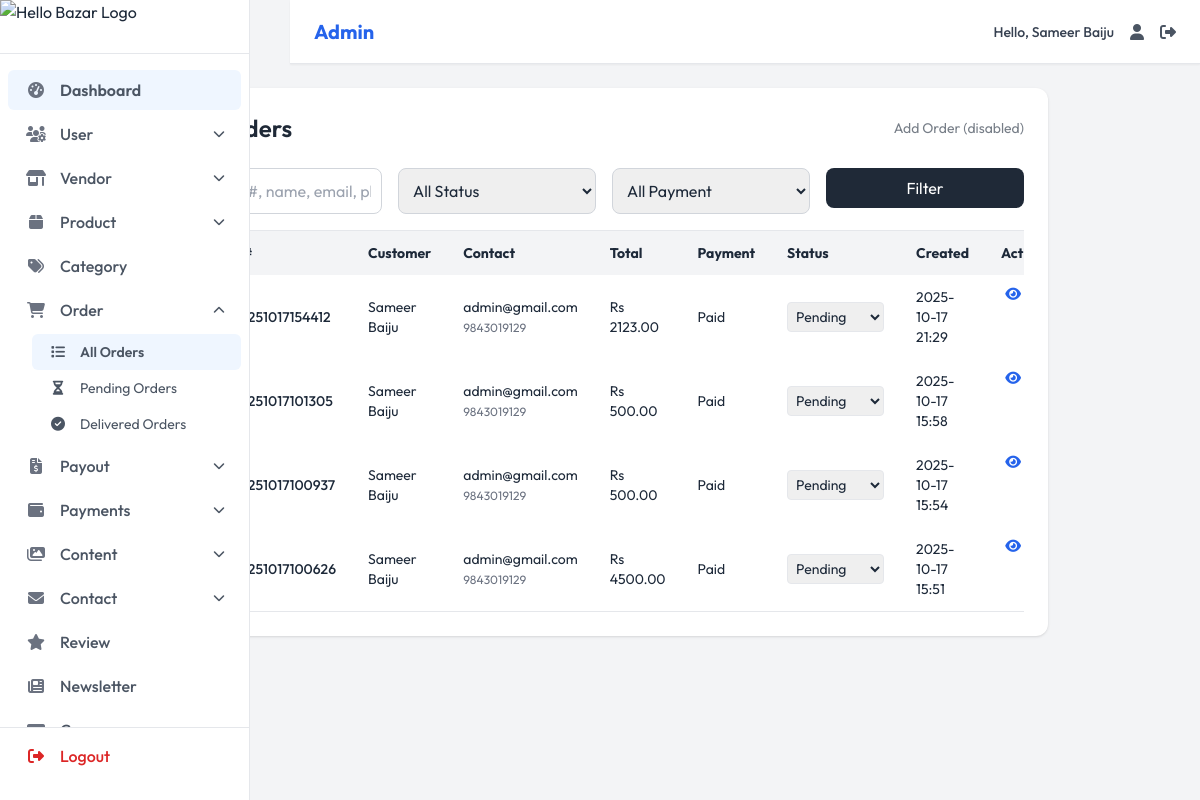
The page /admin-dashboard/orders/ (signed in) on the database as committed earlier.
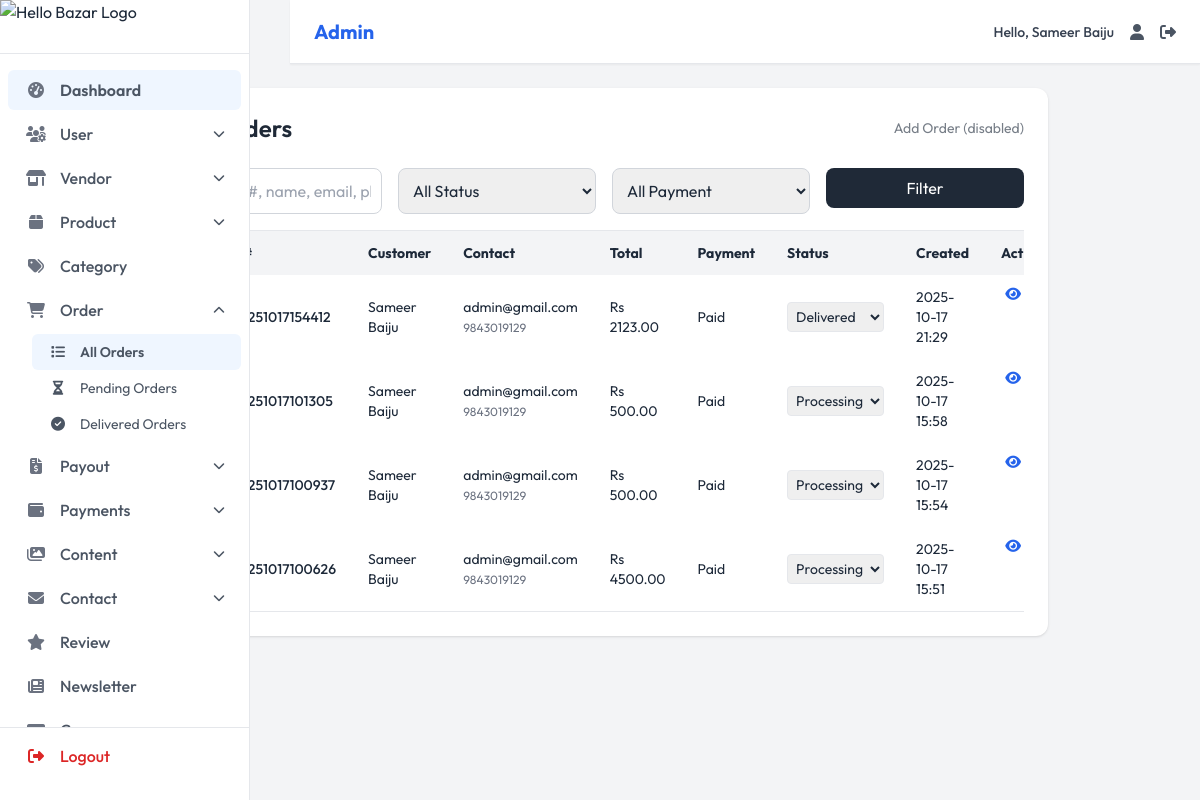
The same page on the database as committed later.
### dashboard/models.py (models this page shows, shortened)
class Order(models.Model):
    STATUS_CHOICES = [
        ('pending', 'Pending'),
        ('processing', 'Processing'),
        ('shipped', 'Shipped'),
        ('delivered', 'Delivered'),
        ('cancelled', 'Cancelled'),
        ('refunded', 'Refunded'),
    ]
    PAYMENT_CHOICES = [
        ('cod', 'Cash on Delivery'),
        ('esewa', 'eSewa'),
        ('khalti', 'Khalti'),
        ('imepay', 'IME Pay'),
        ('connectips', 'ConnectIPS'),
    ]
    PAYMENT_STATUS_CHOICES = [
        ('unpaid', 'Unpaid'),
        ('paid', 'Paid'),
        ('failed', 'Failed'),
        ('refunded', 'Refunded'),
    ]
    order_number = models.CharField(max_length=20, unique=True, editable=False)
    user = models.ForeignKey(User, on_delete=models.SET_NULL, null=True, blank=True)
    full_name = models.CharField(max_length=200)
    phone = models.CharField(max_length=15)
    email = models.EmailField()
    address = models.TextField()
    city = models.CharField(max_length=100)
    PROVINCE_CHOICES = [
        ('province1', 'Koshi Province'),
        ('madhesh', 'Madhesh Province'),
        ('bagmati', 'Bagmati Province'),
        ('gandaki', 'Gandaki Province'),
        ('lumbini', 'Lumbini Province'),
        ('karnali', 'Karnali Province'),
        ('sudurpashchim', 'Sudurpashchim Province'),
    ]
    province = models.CharField(max_length=20, choices=PROVINCE_CHOICES)
    postal_code = models.CharField(max_length=10, blank=True)
    subtotal = models.DecimalField(max_digits=10, decimal_places=2)
    shipping_cost = models.DecimalField(max_digits=10, decimal_places=2, default=0)
    discount = models.DecimalField(max_digits=10, decimal_places=2, default=0)
    tax = models.DecimalField(max_digits=10, decimal_places=2, default=0)
    total = models.DecimalField(max_digits=10, decimal_places=2)
    payment_method = models.CharField(max_length=20, choices=PAYMENT_CHOICES)
    payment_status = models.CharField(max_length=20, choices=PAYMENT_STATUS_CHOICES, default='unpaid')
    transaction_id = models.CharField(max_length=100, blank=True)
    coupon = models.ForeignKey('Coupon', on_delete=models.SET_NULL, null=True, blank=True)
    status = models.CharField(max_length=20, choices=STATUS_CHOICES, default='pending')
    notes = models.TextField(blank=True, help_text='Customer notes')
    admin_notes = models.TextField(blank=True, help_text='Internal admin notes')
    created_at = models.DateTimeField(auto_now_add=True)
    updated_at = models.DateTimeField(auto_now=True)
    delivered_at = models.DateTimeField(null=True, blank=True)

### dashboard/views.py (the view)
    @login_required
    def wrapper(request, *args, **kwargs):
        if not hasattr(request.user, 'role') or not request.user.role.is_admin():
            return redirect('home')
        return view_func(request, *args, **kwargs)

### templates/dashboard/pages/order/orders_list.html (shortened to what this page needs)
{% extends 'dashboard/components/base.html' %}
{% load static %}
{% block content %}
<div class="bg-white rounded-xl shadow p-6">
  <div class="flex justify-between items-center mb-6">
    <h1 class="text-2xl font-semibold text-gray-800"> Orders</h1>
    <a href="#" class="opacity-60 cursor-not-allowed text-sm">Add Order (disabled)</a>
  </div>
  <form method="get" class="mb-4 grid grid-cols-1 md:grid-cols-4 gap-4">
    <input type="text" name="search" value="{{ request.GET.search }}" placeholder="Search #, name, email, phone" class="border border-gray-300 rounded-lg p-2.5" />
    <select name="status" class="border border-gray-300 rounded-lg p-2.5">
      <option value="">All Status</option>
    </select>
    <select name="payment_status" class="border border-gray-300 rounded-lg p-2.5">
      <option value="">All Payment</option>
    </select>
    <div>
      <button class="bg-gray-800 text-white px-4 py-2 rounded-lg w-full">Filter</button>
    </div>
  </form>
  <div class="overflow-x-auto">
    <table class="w-full border border-gray-200 rounded-lg text-sm">
      <thead class="bg-gray-100">
        <tr>
          <th class="px-4 py-3 text-left">Order #</th>
          <th class="px-4 py-3 text-left">Customer</th>
          <th class="px-4 py-3 text-left">Contact</th>
          <th class="px-4 py-3 text-left">Total</th>
          <th class="px-4 py-3 text-left">Payment</th>
          <th class="px-4 py-3 text-left">Status</th>
          <th class="px-4 py-3 text-left">Created</th>
          <th class="px-4 py-3 text-center">Actions</th>
        </tr>
      </thead>
      <tbody>
        {% for order in orders %}
        <tr class="hover:bg-gray-50">
          <td class="px-4 py-3 font-medium">{{ order.order_number }}</td>
          <td class="px-4 py-3">{{ order.full_name }}</td>
          <td class="px-4 py-3">
            {{ order.email }}<br>
            <span class="text-xs text-gray-500">{{ order.phone }}</span>
          </td>
          <td class="px-4 py-3">Rs {{ order.total }}</td>
          <td class="px-4 py-3">
            {% for value, label in order_model.PAYMENT_STATUS_CHOICES %}
              {% if order.payment_status == value %}
                {{ label }}
              {% endif %}
            {% endfor %}
          </td>
          <td class="px-4 py-3">
            <select class="status-select border rounded p-1" data-id="{{ order.order_number }}">
              {% for value,label in order_model.STATUS_CHOICES %}
                <option value="{{ value }}" {% if order.status == value %}selected{% endif %}>{{ label }}</option>
              {% endfor %}
            </select>
          </td>
          <td class="px-4 py-3">{{ order.created_at|date:"Y-m-d H:i" }}</td>
          <td class="px-4 py-3 text-center flex justify-center gap-3">
            <button
              class="view-items-btn flex items-center gap-2 text-blue-600 hover:text-blue-800 font-medium"
              data-id="{{ order.order_number }}"
              title="View Items"
            >
              <i class="fa-solid fa-eye"></i>
            </button>
          </td>
        </tr>
        {% empty %}
        <tr>
          <td colspan="8" class="text-center text-gray-500 py-6">No orders found.</td>
        </tr>
        {% endfor %}
      </tbody>
    </table>
  </div>
</div>
{% endblock %}

### templates/dashboard/components/base.html (shortened to what this page needs)
{% load static %}
<!DOCTYPE html>
<html lang="en">
  <head>
    <script src="https://cdn.tailwindcss.com"></script>
    <link
      rel="stylesheet"
      href="https://cdnjs.cloudflare.com/ajax/libs/font-awesome/6.4.0/css/all.min.css"
    />
    <link
      rel="stylesheet"
      href="https://cdnjs.cloudflare.com/ajax/libs/toastr.js/latest/toastr.min.css"
    />
  <link rel="stylesheet" href="https://cdn.datatables.net/1.13.6/css/jquery.dataTables.min.css">
  </head>
  <body class="flex flex-col min-h-screen">
    {% include 'dashboard/components/navbar.html' %}
    <div class="flex flex-1">
      {% include 'dashboard/components/sidebar.html' %}
      <main id="content" class="content max-w-5xl mx-auto p-6 lg:pl-8">
        {% block content %}{% endblock %}
      </main>
    </div>
  </body>
</html>

### templates/dashboard/components/navbar.html (shortened to what this page needs)
<nav class="navbar bg-white border-b border-gray-200 fixed top-0 md:left-[290px] left-0 right-0 z-40 flex items-center justify-between px-6 py-3 shadow-sm">
  <div class="flex items-center">
   <span class="text-xl font-bold text-blue-600">
    {% if request.user.role.role == 'admin' %}
        Admin
    {% else %}
        Vendor
    {% endif %}
</span>
  </div>
  <div class="flex items-center space-x-4">
    <span class="text-sm font-medium text-gray-700">Hello, {{user.first_name}} {{user.last_name}}</span>
    <a href="" class="hover:text-blue-600 transition-colors duration-200" title="Profile" aria-label="Profile">
      <i class="fas fa-user text-gray-600"></i>
    </a>
    <a href="{% url 'logout'%}" class="hover:text-blue-600 transition-colors duration-200" title="Logout" aria-label="Logout">
      <i class="fas fa-sign-out-alt text-gray-600"></i>
    </a>
  </div>
</nav>

### templates/dashboard/components/sidebar.html (shortened to what this page needs)
<aside
  id="sidebar"
  class="bg-white border-r border-gray-200 w-[250px] fixed inset-y-0 left-0 transform transition-transform duration-300 md:translate-x-0 -translate-x-full z-30 flex flex-col pb-6"
  aria-label="Main navigation"
>
  <div class="px-0 py-0 h-16 flex items-center border-b border-gray-200">
    <a href="{% if request.user.role.role == 'admin' %}{% url 'admin_dashboard' %}{% else %}{% url 'vendor_dashboard' %}{% endif %}"
       class="flex items-center justify-center w-full h-full"
       aria-label="Hello Bazar Dashboard">
      <img src="{{organization.logo.url}}" alt="Hello Bazar Logo" class="h-full w-full object-contain">
    </a>
  </div>
  {% if request.user.role.role == 'admin' %}
  <nav class="flex-grow overflow-y-auto py-4 text-md" aria-label="Sidebar navigation">
    <ul class="space-y-1 px-2">
      <li>
        <a href="{% url 'admin_dashboard' %}" class="sidebar-link flex items-center px-4 py-2 rounded-md text-gray-600 font-medium hover:bg-gray-100 transition-all duration-200">
          <i class="fas fa-tachometer-alt w-6 text-center text-gray-500 mr-3"></i>
          <span>Dashboard</span>
        </a>
      </li>
      <li>
        <button class="sidebar-dropdown-toggle flex items-center w-full px-4 py-2 rounded-md text-gray-600 font-medium hover:bg-gray-100 transition-all duration-200">
          <i class="fas fa-users-cog w-6 text-center text-gray-500 mr-3"></i>
          <span>User</span>
          <i class="dropdown-icon fas fa-chevron-down text-xs ml-auto transition-transform duration-200"></i>
        </button>
      </li>
      <li>
        <button class="sidebar-dropdown-toggle flex items-center w-full px-4 py-2 rounded-md text-gray-600 font-medium hover:bg-gray-100 transition-all duration-200">
          <i class="fas fa-store-alt w-6 text-center text-gray-500 mr-3"></i>
          <span>Vendor</span>
          <i class="dropdown-icon fas fa-chevron-down text-xs ml-auto transition-transform duration-200"></i>
        </button>
      </li>
      <li>
        <button class="sidebar-dropdown-toggle flex items-center w-full px-4 py-2 rounded-md text-gray-600 font-medium hover:bg-gray-100 transition-all duration-200">
          <i class="fas fa-box w-6 text-center text-gray-500 mr-3"></i>
          <span>Product</span>
          <i class="dropdown-icon fas fa-chevron-down text-xs ml-auto transition-transform duration-200"></i>
        </button>
      </li>
      <li>
        <a href="{% url 'admin_categories_list' %}" class="sidebar-link flex items-center px-4 py-2 rounded-md text-gray-600 font-medium hover:bg-gray-100 transition-all duration-200">
          <i class="fas fa-tags w-6 text-center text-gray-500 mr-3"></i>
          <span>Category</span>
        </a>
      </li>
      <li>
        <button class="sidebar-dropdown-toggle flex items-center w-full px-4 py-2 rounded-md text-gray-600 font-medium hover:bg-gray-100 transition-all duration-200">
          <i class="fas fa-shopping-cart w-6 text-center text-gray-500 mr-3"></i>
          <span>Order</span>
          <i class="dropdown-icon fas fa-chevron-down text-xs ml-auto transition-transform duration-200"></i>
        </button>
        <ul class="sidebar-submenu hidden pl-6 mt-1">
          <li>
            <a href="{% url 'admin_orders_list' %}" class="sublink flex items-center px-4 py-2 rounded-md text-gray-600 font-normal text-sm hover:bg-gray-100 transition-all duration-200">
              <i class="fas fa-list w-5 text-center mr-3"></i>
              All Orders
            </a>
          </li>
          <li>
            <a href="{% url 'admin_orders_pending' %}" class="sublink flex items-center px-4 py-2 rounded-md text-gray-600 font-normal text-sm hover:bg-gray-100 transition-all duration-200">
              <i class="fas fa-hourglass-half w-5 text-center mr-3"></i>
              Pending Orders
            </a>
          </li>
          <li>
            <a href="{% url 'admin_orders_delivered' %}" class="sublink flex items-center px-4 py-2 rounded-md text-gray-600 font-normal text-sm hover:bg-gray-100 transition-all duration-200">
              <i class="fas fa-check-circle w-5 text-center mr-3"></i>
              Delivered Orders
            </a>
          </li>
        </ul>
      </li>
      <li>
        <button class="sidebar-dropdown-toggle flex items-center w-full px-4 py-2 rounded-md text-gray-600 font-medium hover:bg-gray-100 transition-all duration-200">
          <i class="fas fa-file-invoice-dollar w-6 text-center text-gray-500 mr-3"></i>
          <span>Payout</span>
          <i class="dropdown-icon fas fa-chevron-down text-xs ml-auto transition-transform duration-200"></i>
        </button>
      </li>
  <li>
    <button class="sidebar-dropdown-toggle flex items-center w-full px-4 py-2 rounded-md text-gray-600 font-medium hover:bg-gray-100 transition-all duration-200">
      <i class="fas fa-wallet w-6 text-center text-gray-500 mr-3"></i>
      <span>Payments</span>
      <i class="dropdown-icon fas fa-chevron-down text-xs ml-auto transition-transform duration-200"></i>
    </button>
  </li>
      <li>
        <button class="sidebar-dropdown-toggle flex items-center w-full px-4 py-2 rounded-md text-gray-600 font-medium hover:bg-gray-100 transition-all duration-200">
          <i class="fas fa-images w-6 text-center text-gray-500 mr-3"></i>
          <span>Content</span>
          <i class="dropdown-icon fas fa-chevron-down text-xs ml-auto transition-transform duration-200"></i>
        </button>
      </li>
      <li>
        <button class="sidebar-dropdown-toggle flex items-center w-full px-4 py-2 rounded-md text-gray-600 font-medium hover:bg-gray-100 transition-all duration-200">
          <i class="fas fa-envelope w-6 text-center text-gray-500 mr-3"></i>
          <span>Contact</span>
          <i class="dropdown-icon fas fa-chevron-down text-xs ml-auto transition-transform duration-200"></i>
        </button>
      </li>
      <li>
        <a href="{% url 'admin_reviews_list' %}" class="sidebar-link flex items-center px-4 py-2 rounded-md text-gray-600 font-medium hover:bg-gray-100 transition-all duration-200">
          <i class="fas fa-star w-6 text-center text-gray-500 mr-3"></i>
          <span>Review</span>
        </a>
      </li>
      <li>
        <a href="{% url 'admin_newsletter_list' %}" class="sidebar-link flex items-center px-4 py-2 rounded-md text-gray-600 font-medium hover:bg-gray-100 transition-all duration-200">
          <i class="fas fa-newspaper w-6 text-center text-gray-500 mr-3"></i>
          <span>Newsletter</span>
        </a>
      </li>
      <li>
        <a href="{% url 'admin_coupons_list' %}" class="sidebar-link flex items-center px-4 py-2 rounded-md text-gray-600 font-medium hover:bg-gray-100 transition-all duration-200">
          <i class="fas fa-ticket-alt w-6 text-center text-gray-500 mr-3"></i>
          <span>Coupons</span>
        </a>
      </li>
    </ul>
  </nav>
  {% endif %}
  <div class="border-t border-gray-200 pt-2 px-2">
    <ul class="space-y-1">
      <li>
        <a href="{% url 'logout' %}" class="flex items-center px-4 py-2 rounded-md text-red-600 font-medium hover:bg-red-50 transition-all duration-200">
          <i class="fas fa-sign-out-alt w-6 text-center mr-3"></i>
          Logout
        </a>
      </li>
    </ul>
  </div>
</aside>

Rows that differ between the two databases and show on the page:
changed Order "ORD20251017154412": status+order_number "Pending" → "Delivered"
changed Order "ORD20251017101305": status+order_number "Pending" → "Processing"
changed Order "ORD20251017100937": status+order_number "Pending" → "Processing"
changed Order "ORD20251017100626": status+order_number "Pending" → "Processing"
